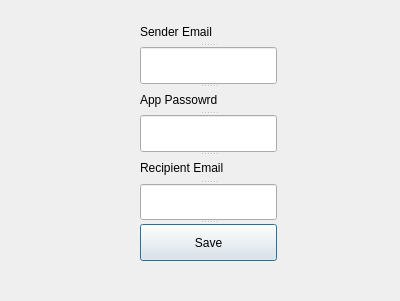
<?xml version="1.0" encoding="UTF-8"?>
<ui version="4.0">
 <class>SetEmaiInfo</class>
 <widget class="QDialog" name="SetEmaiInfo">
  <property name="geometry">
   <rect>
    <x>0</x>
    <y>0</y>
    <width>400</width>
    <height>301</height>
   </rect>
  </property>
  <property name="windowTitle">
   <string>Set Email Info</string>
  </property>
  <property name="windowIcon">
   <iconset>
    <normaloff>Angrycat.webp</normaloff>Angrycat.webp</iconset>
  </property>
  <widget class="QSplitter" name="splitter">
   <property name="geometry">
    <rect>
     <x>140</x>
     <y>20</y>
     <width>137</width>
     <height>241</height>
    </rect>
   </property>
   <property name="orientation">
    <enum>Qt::Vertical</enum>
   </property>
   <widget class="QLabel" name="label">
    <property name="text">
     <string>Sender Email</string>
    </property>
   </widget>
   <widget class="QLineEdit" name="SenderEmail"/>
   <widget class="QLabel" name="label_2">
    <property name="text">
     <string>App Passowrd</string>
    </property>
   </widget>
   <widget class="QLineEdit" name="AppPassword"/>
   <widget class="QLabel" name="label_3">
    <property name="text">
     <string>Recipient Email</string>
    </property>
   </widget>
   <widget class="QLineEdit" name="RecipientEmail"/>
   <widget class="QPushButton" name="pushButton">
    <property name="text">
     <string>Save</string>
    </property>
   </widget>
  </widget>
 </widget>
 <resources/>
 <connections/>
</ui>
